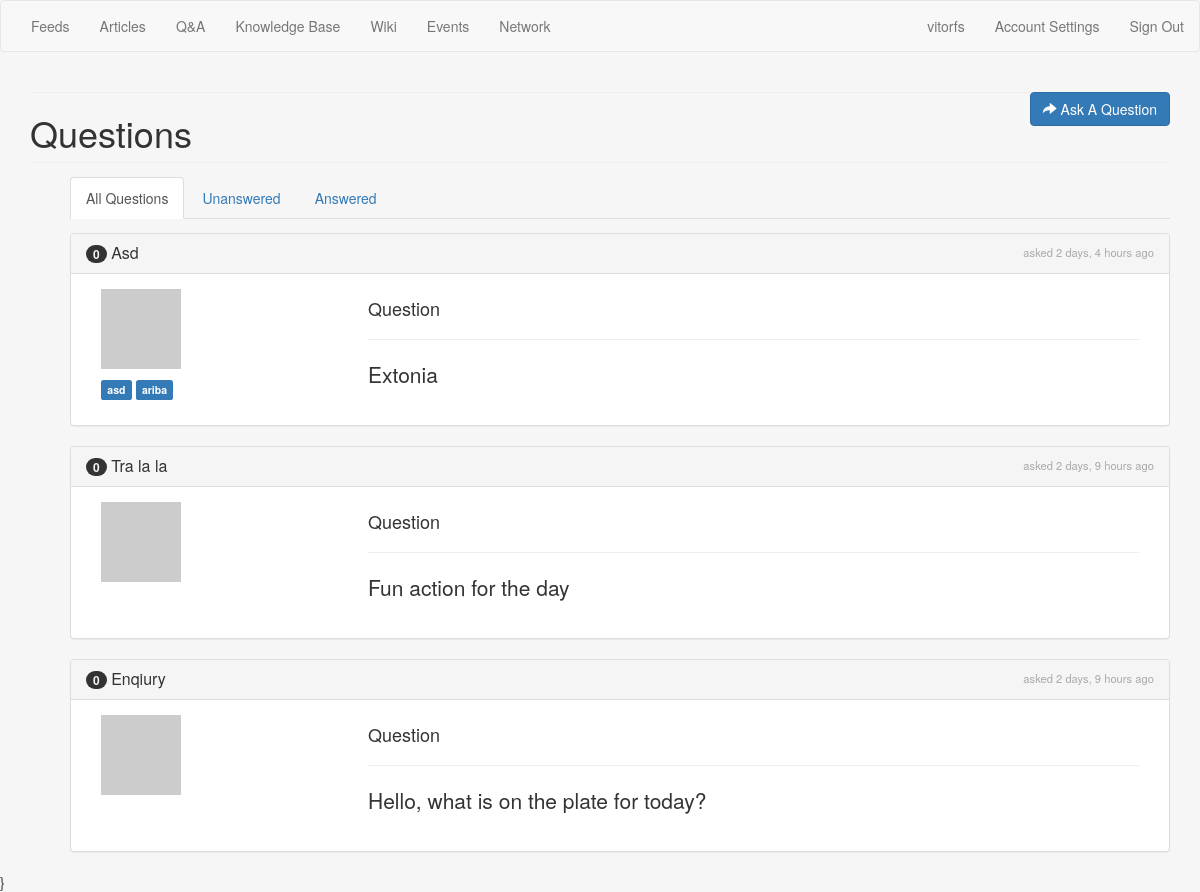
Page /questions/ on the earlier database version.
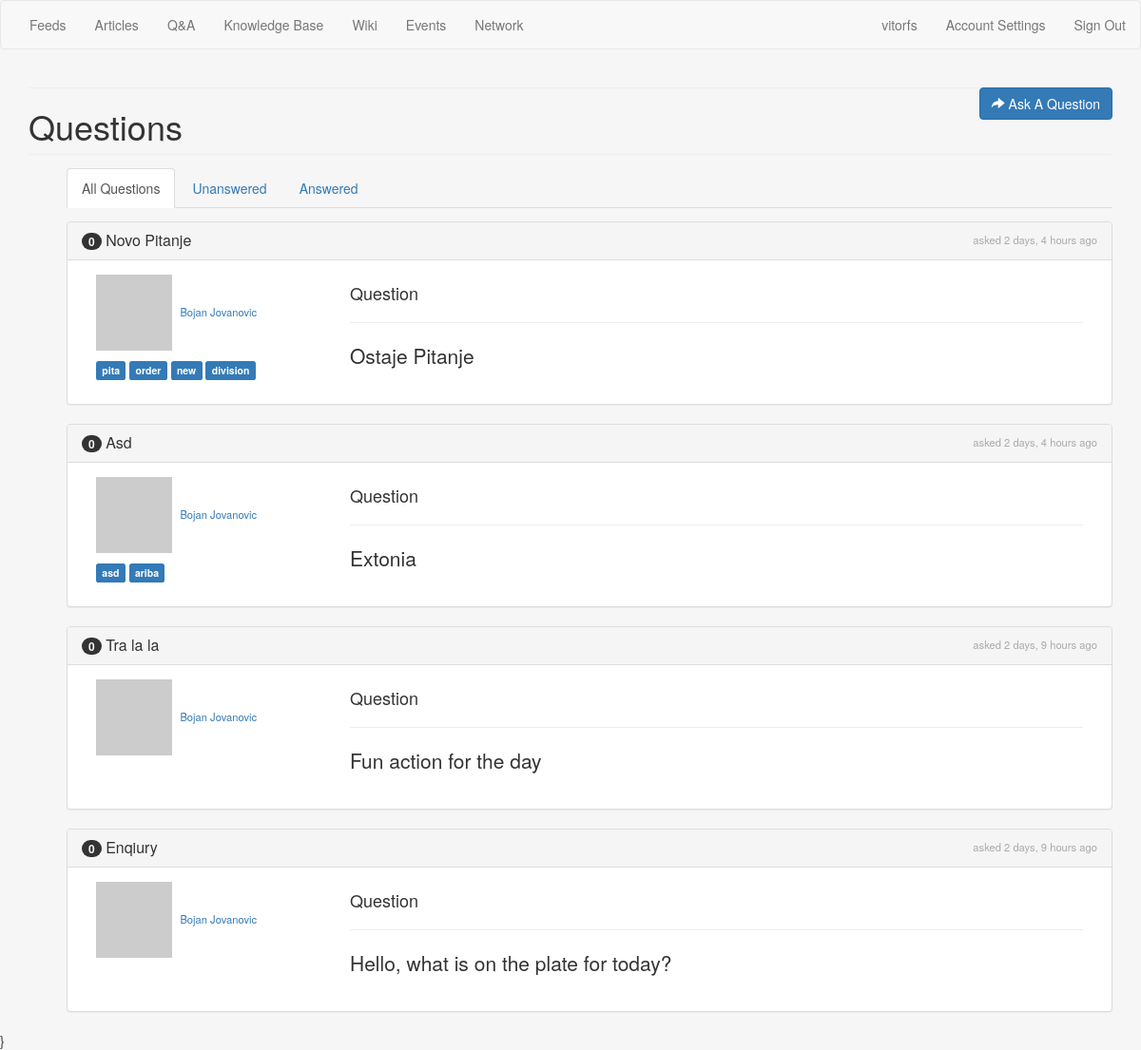
Same page on the later database version.
### questions/models.py (models this page shows, shortened)
class Question(models.Model):
	user = models.ForeignKey(User)
	title= models.CharField(max_length=2000)
	description = models.TextField(max_length=2000)
	tags = models.CharField(max_length=255, null=True, blank=True)
	create_date = models.DateTimeField(auto_now_add=True)
	update_date = models.DateTimeField(auto_now_add=True)
	favorites = models.IntegerField(default=0)
	has_accepted_answer = models.BooleanField(default=False)
	class Meta:
		verbose_name = 'Question'
		verbose_name_plural = 'Questions'
		ordering = ('-update_date',)
	def get_answers_count(self):
		return Answer.objects.filter(question=self).count()
	def get_tag_list(self):
		return self.tags.split(" ")
	def get_description_preview(self):
		if len(self.description) > 255:
			return u'{0}...'.format(self.description[:255])
		else:
			return self.description
	def get_absolute_url(self):
		return reverse("question", kwargs={'pk': self.id})

### questions/views.py (the view)
# urls.py: url(r'^questions/$', questions, name="questions"),
def questions(request):
	questions = Question.objects.all()
	context = {
		'questions': questions,
		'active': 'all'
	}
	return render(request, 'questions/questions.html', context)

### templates/questions/questions.html (shortened to what this page needs)
{% extends 'base.html' %}
{% load staticfiles	 %}
{% block head %}
	<link href="{% static 'css/questions.css' %}" rel="stylesheet">
{% endblock head %}
{% block main %}
	<div class="page-header">
		<a class="btn btn-primary pull-right" href="{% url 'ask' %}">
			<span class="glyphicon glyphicon-share-alt"></span>
			Ask A Question
		</a>
		<hr/>
		<h1>Questions</h1>
	</div>
	<ul class="questions">
		<ul class="nav nav-tabs" style="margin-bottom: 1em">
			 <li {% if active == 'all' %} class="active" {% endif %}><a href="{% url 'questions' %}">All Questions</a></li>
			 <li {% if active == 'unanswered' %} class="active" {% endif %}><a href="{% url 'unanswered' %}">Unanswered</a></li>
			 <li {% if active == 'answered' %} class="active" {% endif %}><a href="{% url 'answered' %}">Answered</a></li>
		</ul>
		{% for question in questions %}
			{% include 'questions/partial_question.html' with question=question %}
		{% empty %}
			<h4 style="text-align: center; padding: 1em 0;">No question to display</h4>
		{% endfor %}
	</ul>
{% endblock main %}

### templates/base.html (shortened to what this page needs)
{% load staticfiles %}
<!DOCTYPE html>
<html>
<head>
	<link rel="stylesheet" type="text/css" href="https://maxcdn.bootstrapcdn.com/bootstrap/3.3.7/css/bootstrap.min.css">
	<link rel="stylesheet" type="text/css" href="https://maxcdn.bootstrapcdn.com/font-awesome/4.7.0/css/font-awesome.min.css">
	<link rel="stylesheet" type="text/css" href="{% static 'css/bootcamp.css' %}">
	{% block head %}
	{% endblock head %}
</head>
<body>
	<nav class="navbar navbar-default">
		<div class="container-fluid">
			<ul class="menu nav navbar-nav">
			  <li><a href="{% url 'feeds' %}">Feeds</a></li>
	          <li><a href="#">Articles</a></li>
	          <li><a href="{% url 'questions' %}">Q&A</a></li>
	          <li><a href="#">Knowledge Base</a></li>
	          <li><a href="#">Wiki</a></li>
	          <li><a href="#">Events</a></li>
	          <li><a href="#">Network</a></li>
			</ul>
			<ul class="settings nav navbar-nav navbar-right">
	          <li class="user"><a href="#">vitorfs</a></li>
	          <li><a href="#">Account Settings</a></li>
	          <li><a href="#">Sign Out</a></li>
	        </ul>
		</div>
	</nav>
	<div class="container">
	{% block main %}
	{% endblock main %}
	</div>
	}
</body>
</html>

### templates/questions/partial_question.html (shortened to what this page needs)
{% load humanize %}
<div class="panel panel-default question" question-id="{{ question.id }}">
	<div class="panel-heading">
		<span class="asked">asked {{ question.update_date|naturaltime }}</span>
		<h3 class="panel-title">
			<span class="badge">{{ question.get_answers_count }}</span>
			<a href="{{ question.get_absolute_url }}">{{ question.title }}</a>
		</h3>
	</div>
	<div class="panel-body">
		<div class="col-sm-3 pull-left">
			<div class="question-user">
				<a href="" class="user"><img src="http://www.gravatar.com/avatar/07626034d73ad893cf8a63cea49a4cb6?s=256&d=http%3A%2F%2Ftrybootcamp.vitorfs.com%2Fstatic%2Fimg%2Fuser.png"></a>
				<a href="#" class="username">{{ question.user.get_full_name }}</a>
			</div>
			{% if question.get_tag_list %}
				<p>
					{% for tag in question.get_tag_list %}
					<span class="label label-primary">{{ tag }}</span>
					{% endfor %}
				</p>
			{% endif %}
		</div>
		<div class="col-sm-9">
			<h4>Question</h4>
			<hr/>
			<p class="lead">{{ question.get_description_preview }}</p>
		</div>
	</div>
</div>

### static/css/bootcamp.css (style rules this page uses)
body { background-color: #f6f6f6; }
.page-header { margin: 0; }
.page-header h1 { margin: 0; font-weight: 100; }

### static/css/questions.css (style rules this page uses)
.questions { margin-top: 1em; }
.questions .user { width: 25px; border-radius: 3px; }
.questions .asked { color: #aaaaaa; float: right; font-size: .8em; }
.questions .username { margin-left: .3em; font-weight: 500; font-size: 0.8em; }
.questions .question-user { margin-bottom: .6em; }
.answer .answer-user, .question .question-user { margin-bottom: .6em; }
.answer .answer-user .user, .question .question-user .user { width: 40px; border-radius: 5px; }
.answer .answer-user .username, .question .question-user .username { margin-left: .4em; }
.answer .answered, .question .asked { color: #aaaaaa; margin-left: .6em; }

Differences in the rows shown:
added Question: update_date "2 days, 4 hours ago", get_answers_count "0", title "Novo Pitanje", user.get_full_name "Bojan Jovanovic", get_tag_list "pita" "order" "new" "division", get_description_preview "Ostaje Pitanje"
changed through a linked row, Question "Extonia": user.get_full_name (not shown) → "Bojan Jovanovic"
changed through a linked row, Question "Fun action for the day": user.get_full_name (not shown) → "Bojan Jovanovic"
changed through a linked row, Question "Hello, what is on the plate for today?": user.get_full_name (not shown) → "Bojan Jovanovic"
